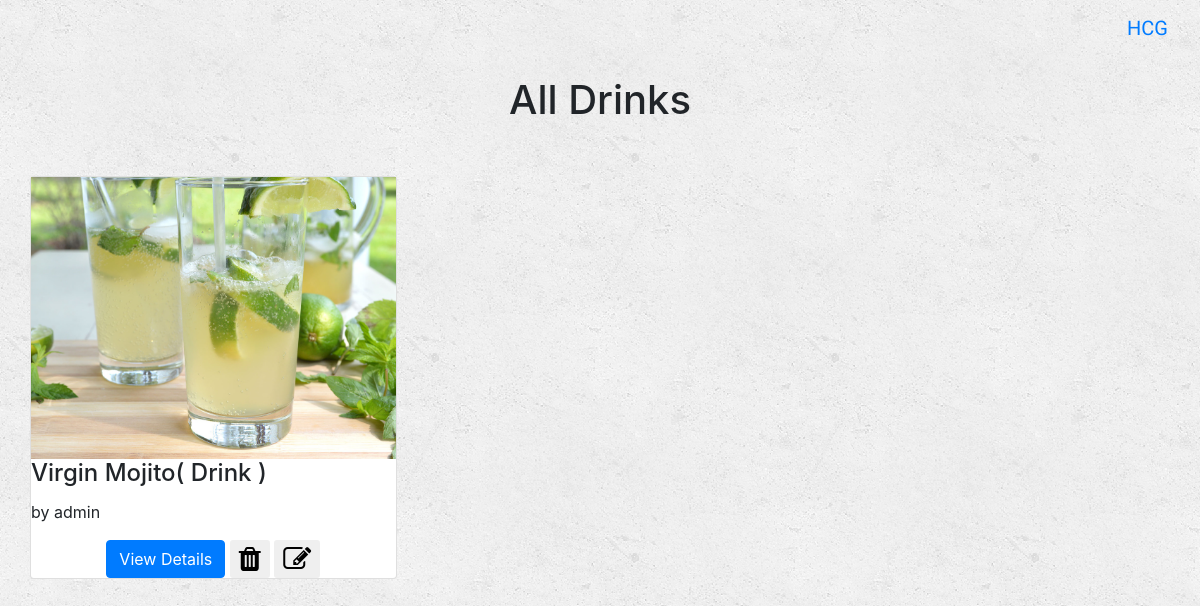
Screenshot of /HCG/drinks/ (signed in) with the database file from the repository.
### HCG/models.py (models this page shows, shortened)
class Dish(models.Model):
    dishName = models.CharField(max_length = 250)
    dishRating = models.IntegerField(default=0)
    dishPublisher = models.ForeignKey(User)
    dishCategory = models.CharField(max_length=10,choices=(('Food','Food'),('Drink','Drink')))
    dishSteps = models.TextField(max_length = 1000)
    dishFavourited = models.BooleanField(default=False)
    dishCoverImage = models.FileField()

### HCG/views.py (the view)
def AllDrinks(request):
    if request.user.is_authenticated:
        dishList = Dish.objects.filter(dishCategory='Drink')
        template = loader.get_template('HCG/alldrinksTemplate.html')
        context = {
            'dishList': dishList,
            'username': request.user.username,
            'title': 'All Drinks',
        }
        return HttpResponse(template.render(context, request))
    else:
        return HttpResponseRedirect('/HCG/loginPage')

### HCG/templates/HCG/alldrinksTemplate.html (shortened to what this page needs)
{% extends 'base.html' %}
{% block body %}
<div class="page-header col-sm-12 text-center" style="padding:20px;">
    <h1>{{ title }}</h1>
</div>
<br>
<div class="container">
    <div class="row">
        <div class="card-columns" style="display:inline-block;">
            {% for dish in dishList %}
    <div class="card" style="margin-left=200x;">
        <img src="{{dish.dishCoverImage.url}}" class="img-fluid">
        <div class="card-block">
        <h4 class="card-title">{{dish.dishName}}( {{dish.dishCategory}} )</h4>
        <p class="card-text">by {{dish.dishPublisher.username}}</p>
        <div class="text-center">
        <a href="/HCG/{{dish.id}}" class="btn btn-primary">View Details</a>
        {% if username == dish.dishPublisher.username %}
        <form action="/HCG/deleteDish/{{dish.id}}/" method="post" style="display: inline;">
            <button type="submit" class="btn btn-default btn-sm">
                <i class="fa fa-trash fa-2x"></i>
            </button>
        </form>
        <form action="/HCG/updateDish/{{dish.id}}/" method="get" style="display: inline;">
            <button type="submit" class="btn btn-default btn-sm">
                <i class="fa fa-edit fa-2x"></i>
            </button>
        </form>
        </div>
        {% endif %}
        </div>
    </div>
    {% endfor %}
        </div>
    </div>
</div>
{% endblock %}

### HCG/static/style.css (style rules this page uses)
body { background: white url("images/background.png"); }

### rows the page displays
Dish: dishCoverImage (picture), dishName "Virgin Mojito", dishCategory "Drink", dishPublisher.username "admin"

### other values shown
{{ title }} "All Drinks"
